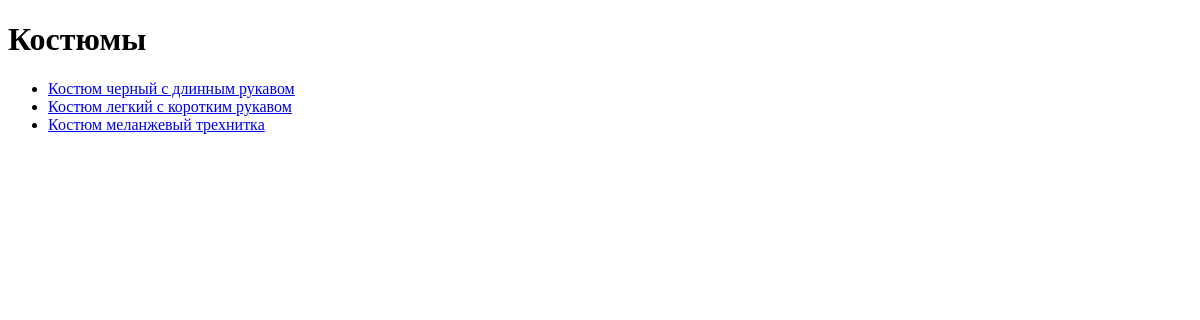
Page /category/kostiumy/ on the earlier database version.
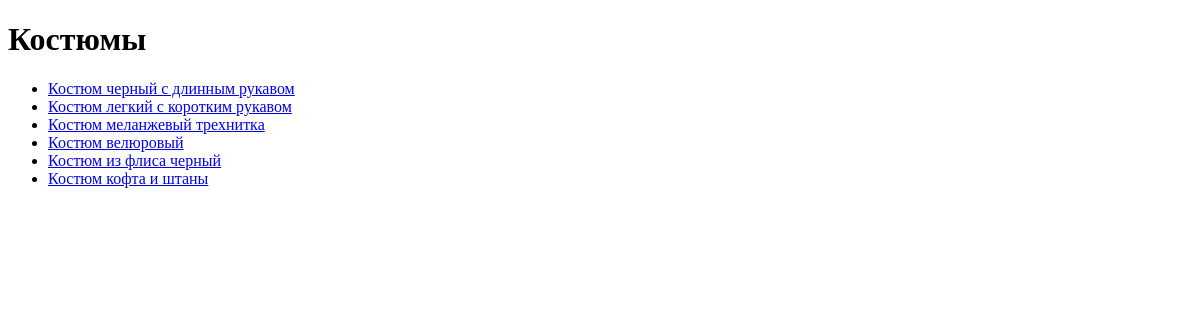
Same page on the later database version.
### catalog/models.py (models this page shows, shortened)
class Product(models.Model):
    title = models.CharField(max_length=200, verbose_name='Наименование')
    category = models.ForeignKey('Category', on_delete=models.CASCADE, verbose_name='Категория')
    description = models.TextField(verbose_name='Описание')
    sku = models.CharField(max_length=50, unique=True, verbose_name='Артикул')
    colors = models.ManyToManyField('Color', blank=True, verbose_name='Цвета')
    sizes = models.ManyToManyField('Size', blank=True, verbose_name='Размеры')
    price = models.DecimalField(max_digits=4, decimal_places=0, default=0, verbose_name='Цена')
    CURRENCY_CHOICES = (
        ('UAH', 'Гривны (грн)'),
        ('USD', 'Доллары (USD)'),
        ('EUR', 'Евро (EUR)'),
    )
    currency = models.CharField(max_length=3, choices=CURRENCY_CHOICES, default='UAH', verbose_name='Валюта')
    slug = models.SlugField(max_length=200, unique=True, blank=True, verbose_name='Слаг')
    created_at = models.DateTimeField(auto_now_add=True, verbose_name='Дата создания')
    updated_at = models.DateTimeField(auto_now=True, verbose_name='Дата обновления')
    is_active = models.BooleanField(default=True, verbose_name='Включен')
    def get_total_stock(self):
        total_stock = 0
        for modification in self.modifications.all():
            total_stock += modification.stock
        return total_stock
    get_total_stock.short_description = 'Общие остатки'
    def get_colors(self):
        return ", ".join([color.name for color in self.colors.all()])
    get_colors.short_description = 'Цвета товара'
    def get_sizes(self):
        return ", ".join([size.name for size in self.sizes.all()])
    get_sizes.short_description = 'Размеры товара'
    def thumbnail_image(self):
        images = Image.objects.filter(modification__product=self)
        if images:
            return format_html('<img src="{}"/>', images[0].thumbnail.url)
        return format_html('<p>No Image</p>')
    thumbnail_image.short_description = 'Миниатюра изображения'
    class Meta:
        verbose_name = 'Товар'
        verbose_name_plural = 'Товары'

### catalog/views.py (the view)
# urls.py: path('category/<slug:category_slug>/', views.category_detail, name='category_detail'),
def category_detail(request, category_slug):
    category = get_object_or_404(Category, slug=category_slug)
    products = category.product_set.all()
    return render(request, 'category_detail.html', {'category': category, 'products': products})

### catalog/templates/category_detail.html (shortened to what this page needs)
<!DOCTYPE html>
<html>
<head>
</head>
<body>
    <h1>{{ category.name }}</h1>
    <ul>
        {% for product in products %}
            <li><a href="{% url 'product_detail' category.slug product.slug %}">{{ product.title }}</a></li>
        {% empty %}
            <li>Нет товаров в этой категории</li>
        {% endfor %}
    </ul>
</body>
</html>

Differences in the rows shown:
added Product: title "Костюм велюровый"
added Product: title "Костюм из флиса черный"
added Product: title "Костюм кофта и штаны"
